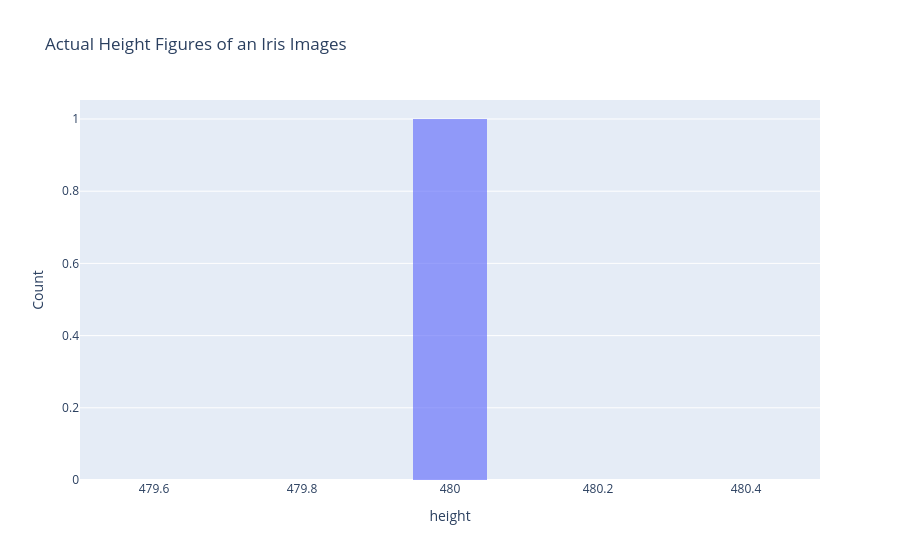

The code cell stored with this chart in its notebook:
### Code cell
### Plotting for 'Height'

height = []
height.append(h)

fig = px.histogram(x=height, title = 'Actual Height Figures of an Iris Images',
                   labels={'y': 'Height'},opacity=0.65)

## Adding a trace to the histplot
fig.update_layout(
    xaxis_title='height',
    yaxis_title='Count',
   # title='Actual Figures of an Iris Images',
    bargap=0.9
)
fig.show()

### Figure 1 — Plotly figure (JSON) as saved in the notebook; plotly's stock layout.template omitted (floating-point values rounded to 4 significant figures)
{"data": [{"alignmentgroup": "True", "bingroup": "x", "hovertemplate": "x=%{x}<br>count=%{y}<extra></extra>", "legendgroup": "", "marker": {"color": "#636efa", "opacity": 0.65, "pattern": {"shape": ""}}, "name": "", "offsetgroup": "", "orientation": "v", "showlegend": false, "type": "histogram", "x": [480], "xaxis": "x", "yaxis": "y"}], "layout": {"autosize": true, "bargap": 0.9, "barmode": "relative", "legend": {"tracegroupgap": 0}, "title": {"text": "Actual Height Figures of an Iris Images"}, "xaxis": {"anchor": "y", "autorange": true, "domain": [0, 1], "range": [479.5, 480.5], "title": {"text": "height"}, "type": "linear"}, "yaxis": {"anchor": "x", "autorange": true, "domain": [0, 1], "range": [0, 1.053], "title": {"text": "Count"}}}}
